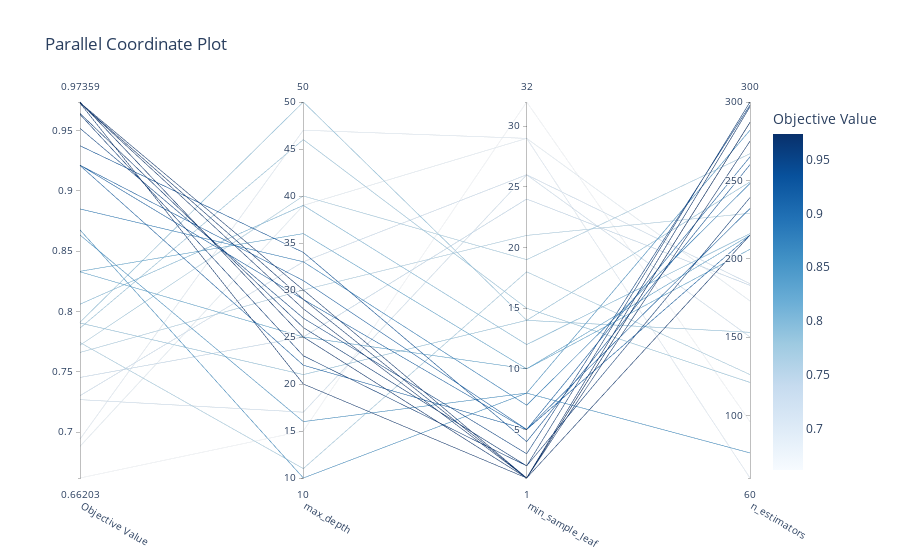

Here is the notebook cell this chart was saved with:
### Code cell
optuna.visualization.plot_parallel_coordinate(study)

### Figure 1 — Plotly figure (JSON) as saved in the notebook; plotly's stock layout.template omitted (floating-point values rounded to 4 significant figures)
{"data": [{"dimensions": [{"label": "Objective Value", "range": [0.662, 0.9736], "values": [0.7862, 0.8676, 0.7453, 0.727, 0.6883, 0.7303, 0.8633, 0.662, 0.6943, 0.7743, 0.9518, 0.9736, 0.9641, 0.9633, 0.885, 0.7905, 0.973, 0.806, 0.9212, 0.772, 0.8333, 0.9727, 0.9726, 0.921, 0.9213, 0.9727, 0.9373, 0.8329, 0.7661, 0.7911]}, {"label": "max_depth", "range": [10, 50], "values": [46, 10, 25, 17, 39, 33, 16, 15, 47, 11, 27, 25, 26, 23, 33, 21, 30, 39, 31, 40, 36, 28, 29, 22, 29, 20, 34, 25, 30, 50]}, {"label": "min_sample_leaf", "range": [1, 32], "values": [15, 8, 24, 26, 29, 26, 8, 32, 29, 18, 3, 1, 2, 2, 7, 14, 1, 12, 5, 19, 10, 1, 1, 5, 5, 1, 4, 10, 21, 14]}, {"label": "n_estimators", "range": [60, 300], "values": [121, 282, 183, 150, 173, 184, 76, 96, 60, 126, 298, 297, 300, 239, 248, 249, 215, 216, 215, 267, 215, 287, 275, 265, 232, 287, 260, 206, 229, 153]}], "labelangle": 30, "labelside": "bottom", "line": {"color": [0.7862, 0.8676, 0.7453, 0.727, 0.6883, 0.7303, 0.8633, 0.662, 0.6943, 0.7743, 0.9518, 0.9736, 0.9641, 0.9633, 0.885, 0.7905, 0.973, 0.806, 0.9212, 0.772, 0.8333, 0.9727, 0.9726, 0.921, 0.9213, 0.9727, 0.9373, 0.8329, 0.7661, 0.7911], "colorbar": {"title": {"text": "Objective Value"}}, "colorscale": [[0, "rgb(247,251,255)"], [0.125, "rgb(222,235,247)"], [0.25, "rgb(198,219,239)"], [0.375, "rgb(158,202,225)"], [0.5, "rgb(107,174,214)"], [0.625, "rgb(66,146,198)"], [0.75, "rgb(33,113,181)"], [0.875, "rgb(8,81,156)"], [1, "rgb(8,48,107)"]], "reversescale": false, "showscale": true}, "type": "parcoords"}], "layout": {"title": {"text": "Parallel Coordinate Plot"}}}
